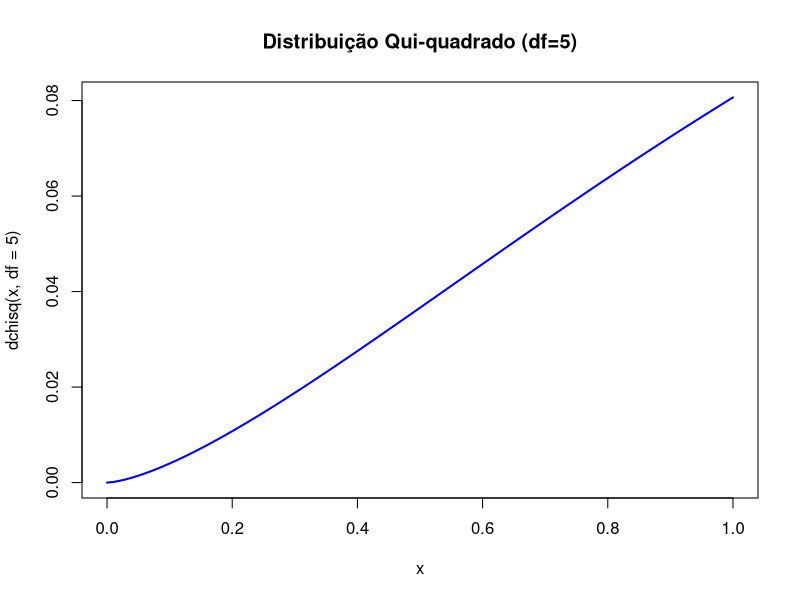
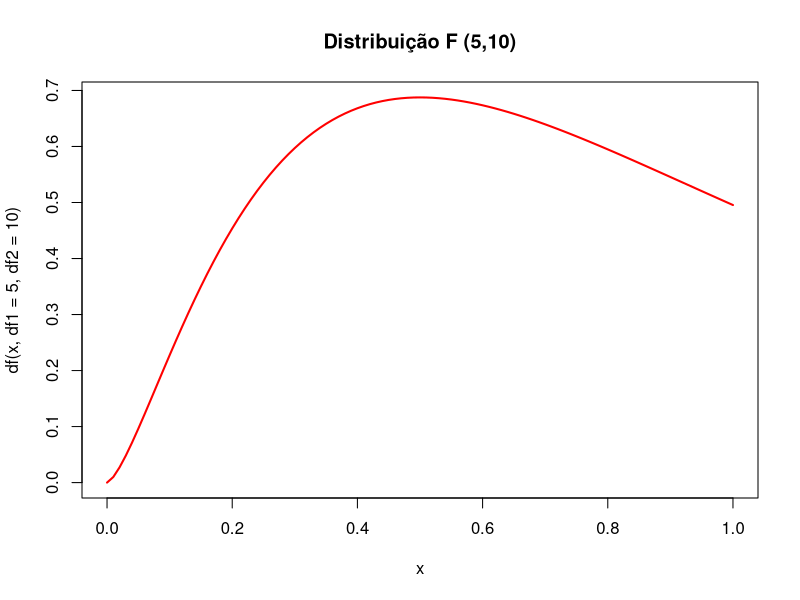

Recreate these plots in R, in order.
## ---- chunk 1
x <- seq(0, 30, 0.1)
curve(dchisq(x, df=5), col="blue", lwd=2, main="Distribuição Qui-quadrado (df=5)")
## ---- chunk 2
x <- seq(0, 5, 0.01)
curve(df(x, df1=5, df2=10), col="red", lwd=2, main="Distribuição F (5,10)")
